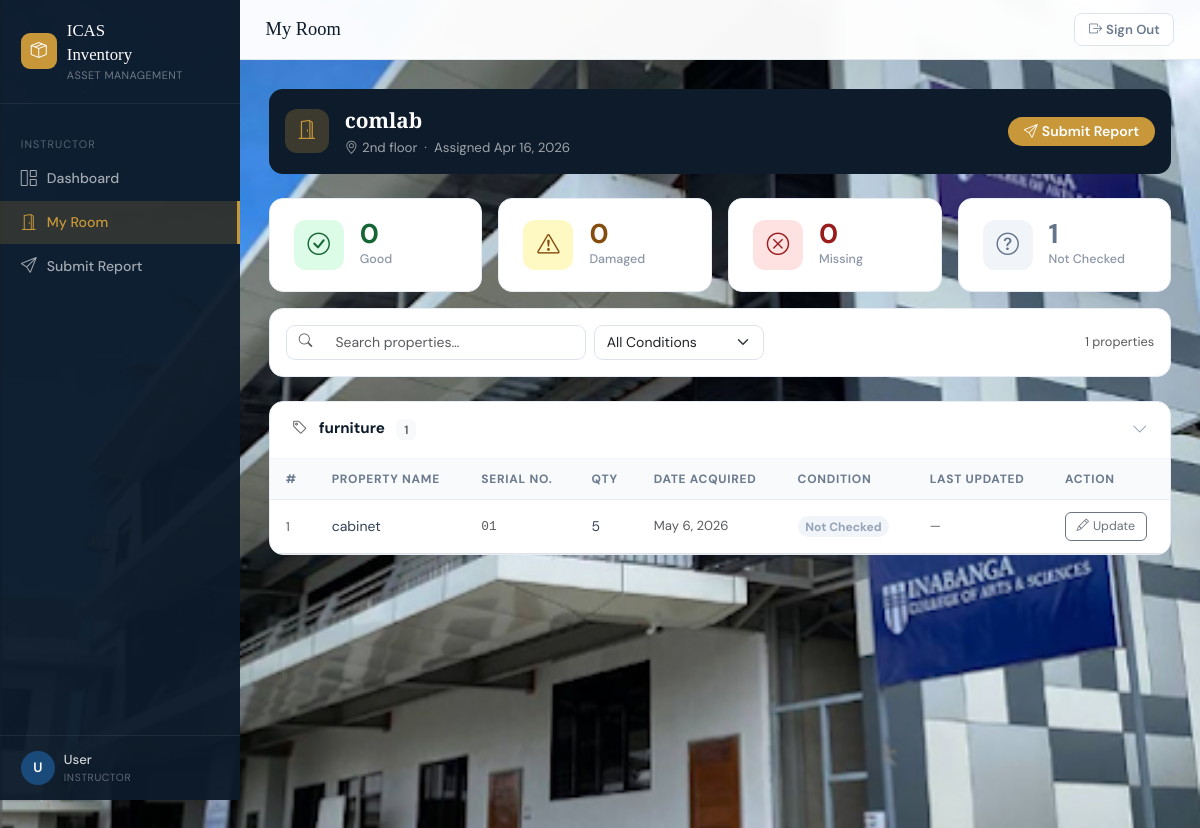
The page /instructor/my_room.php (signed in) on the database its author committed.
### tables this page shows
CREATE TABLE `room_assignments` (
  `id` int(11) NOT NULL,
  `instructor_id` int(11) NOT NULL,
  `room_id` int(11) NOT NULL,
  `assigned_date` date DEFAULT curdate()
);

CREATE TABLE `rooms` (
  `id` int(11) NOT NULL,
  `room_name` varchar(100) NOT NULL,
  `location` varchar(100) DEFAULT NULL,
  `description` text DEFAULT NULL
);

CREATE TABLE `properties` (
  `id` int(11) NOT NULL,
  `room_id` int(11) NOT NULL,
  `property_name` varchar(150) NOT NULL,
  `category` varchar(100) DEFAULT NULL,
  `serial_no` varchar(100) DEFAULT NULL,
  `quantity` int(11) DEFAULT 1,
  `date_acquired` date DEFAULT NULL,
  `remarks` text DEFAULT NULL
);

### instructor/my_room.php (the view, shortened to what this page needs)
<?php
require_once '../config/db.php';
$user = current_user();
$user_id = $user['id'];
$stmt = $pdo->prepare('
    SELECT ra.id AS assignment_id, r.id AS room_id,
           r.room_name, r.location, r.description, ra.assigned_date
    FROM room_assignments ra
    JOIN rooms r ON r.id = ra.room_id
    WHERE ra.instructor_id = ?
    ORDER BY ra.assigned_date DESC
    LIMIT 1
');
$stmt->execute([$user_id]);
$room = $stmt->fetch();
$properties = [];
if ($room) {
    $stmt = $pdo->prepare('
        SELECT
            p.*,
            pc.conditions   AS latest_condition,
            pc.notes       AS latest_notes,
            pc.reported_at AS latest_reported_at
        FROM properties p
        LEFT JOIN (
            SELECT pc1.*
            FROM property_conditions pc1
            INNER JOIN (
                SELECT property_id, MAX(reported_at) AS latest
                FROM property_conditions
                WHERE instructor_id = ?
                GROUP BY property_id
            ) newest ON pc1.property_id = newest.property_id
                     AND pc1.reported_at = newest.latest
            WHERE pc1.instructor_id = ?
        ) pc ON pc.property_id = p.id
        WHERE p.room_id = ?
        ORDER BY p.category, p.property_name
    ');
    $stmt->execute([$user_id, $user_id, $room['room_id']]);
    $properties = $stmt->fetchAll();
}
$by_category = [];
foreach ($properties as $prop) {
    $cat = $prop['category'] ?: 'Uncategorized';
    $by_category[$cat][] = $prop;
}
$count_good    = 0;
$count_damaged = 0;
$count_missing = 0;
$count_unset   = 0;
foreach ($properties as $p) {
    if     ($p['latest_condition'] === 'good')    $count_good++;
    elseif ($p['latest_condition'] === 'damaged') $count_damaged++;
    elseif ($p['latest_condition'] === 'missing') $count_missing++;
    else                                          $count_unset++;
}
require_once '../includes/header.php';
?>
<?php if (!$room): ?>
<div class="card-section text-center py-5">
    <i class="bi bi-building-slash" style="font-size:3rem;color:#d0d7e3;display:block;margin-bottom:1rem"></i>
    <h4 class="fw-bold" style="color:var(--brand-navy)">No Room Assigned</h4>
    <p class="text-muted mb-0">You have not been assigned to a room yet.<br>Please contact an administrator.</p>
</div>
<?php else: ?>
<div class="card-section mb-4" style="background:var(--brand-navy);color:#fff;border:none">
    <div class="p-3 d-flex align-items-center justify-content-between flex-wrap gap-3">
        <div class="d-flex align-items-center gap-3">
            <div style="width:44px;height:44px;background:rgba(200,151,58,.25);border-radius:12px;display:flex;align-items:center;justify-content:center;font-size:1.2rem;flex-shrink:0">
                <i class="bi bi-door-open" style="color:var(--brand-gold)"></i>
            </div>
            <div>
                <div style="font-family:'Playfair Display',serif;font-size:1.3rem;font-weight:700">
                    <?= htmlspecialchars($room['room_name']) ?>
                </div>
                <div style="font-size:.83rem;opacity:.6;margin-top:2px">
                    <?php if ($room['location']): ?>
                        <i class="bi bi-geo-alt me-1"></i><?= htmlspecialchars($room['location']) ?> &nbsp;·&nbsp;
                    <?php endif; ?>
                    Assigned <?= date('M j, Y', strtotime($room['assigned_date'])) ?>
                </div>
            </div>
        </div>
        <a href="submit_report.php" class="btn btn-sm rounded-pill px-3" style="background:var(--brand-gold);color:#fff;font-weight:600;border:none">
            <i class="bi bi-send me-1"></i>Submit Report
        </a>
    </div>
</div>
<div class="row g-3 mb-3">
    <?php
    $summaries = [
        ['label' => 'Good',        'count' => $count_good,    'icon' => 'check-circle',        'bg' => '#dcfce7', 'color' => '#166534'],
        ['label' => 'Damaged',     'count' => $count_damaged, 'icon' => 'exclamation-triangle', 'bg' => '#fef9c3', 'color' => '#854d0e'],
        ['label' => 'Missing',     'count' => $count_missing, 'icon' => 'x-circle',            'bg' => '#fee2e2', 'color' => '#991b1b'],
        ['label' => 'Not Checked', 'count' => $count_unset,   'icon' => 'question-circle',     'bg' => '#f1f5f9', 'color' => '#64748b'],
    ];
    foreach ($summaries as $s):
    ?>
        <div class="col-6 col-md-3">
            <div class="stat-card">
                <div class="stat-icon" style="background:<?= $s['bg'] ?>">
                    <i class="bi bi-<?= $s['icon'] ?>" style="color:<?= $s['color'] ?>"></i>
                </div>
                <div>
                    <div class="stat-value" style="color:<?= $s['color'] ?>"><?= $s['count'] ?></div>
                    <div class="stat-label"><?= $s['label'] ?></div>
                </div>
            </div>
        </div>
    <?php endforeach; ?>
</div>
<div class="card-section mb-4">
    <div class="p-3 d-flex align-items-center gap-2 flex-wrap">
        <div class="input-group" style="max-width:300px">
            <span class="input-group-text bg-white border-end-0" style="border-radius:9px 0 0 9px;border-color:#dde3ed">
                <i class="bi bi-search text-muted" style="font-size:.85rem"></i>
            </span>
            <input type="text" id="searchInput" class="form-control border-start-0"
                   placeholder="Search properties…"
                   style="border-radius:0 9px 9px 0;border-color:#dde3ed;font-size:.875rem"
                   oninput="filterTable()">
        </div>
        <select id="conditionFilter" class="form-select" style="max-width:170px;font-size:.875rem;border-radius:9px;border-color:#dde3ed" onchange="filterTable()">
            <option value="">All Conditions</option>
        </select>
        <div class="ms-auto text-muted" style="font-size:.8rem" id="countLabel">
            <?= count($properties) ?> properties
        </div>
    </div>
</div>
<?php if (empty($properties)): ?>
    <div class="card-section">
        <div class="empty-state">
            <i class="bi bi-archive"></i>
            <p>No properties found in this room.<br>Please contact an administrator to add items.</p>
        </div>
    </div>
<?php else: ?>
    <?php foreach ($by_category as $category => $items): ?>
        <div class="card-section mb-3 category-block">
            <div class="card-section-header" style="cursor:pointer" onclick="toggleCategory(this)">
                <h3 class="card-section-title">
                    <i class="bi bi-tag me-2 text-muted"></i>
                    <?= htmlspecialchars($category) ?>
                    <span class="badge bg-light text-muted ms-2" style="font-size:.75rem;font-weight:600"><?= count($items) ?></span>
                </h3>
                <i class="bi bi-chevron-down toggle-chevron" style="color:#94a3b8;transition:transform .2s"></i>
            </div>
            <div class="table-responsive category-body">
                <table class="table table-hover" id="propTable">
                    <thead>
                        <tr>
                            <th>#</th>
                            <th>Property Name</th>
                            <th>Serial No.</th>
                            <th>Qty</th>
                            <th>Date Acquired</th>
                            <th>Condition</th>
                            <th>Last Updated</th>
                            <th>Action</th>
                        </tr>
                    </thead>
                    <tbody>
                        <?php foreach ($items as $i => $prop): ?>
                            <?php
                            $cond = $prop['latest_condition'];
                            $badgeMap = [
                                'good'    => ['cls' => 'badge-good',    'label' => 'Good'],
                                'damaged' => ['cls' => 'badge-damaged', 'label' => 'Damaged'],
                                'missing' => ['cls' => 'badge-missing', 'label' => 'Missing'],
                            ];
                            $badge = $badgeMap[$cond] ?? null;
                            ?>
                            <tr class="prop-row"
                                data-name="<?= strtolower(htmlspecialchars($prop['property_name'])) ?>"
                                data-condition="<?= $cond ?? 'unchecked' ?>">
                                <td class="text-muted" style="font-size:.8rem"><?= $i + 1 ?></td>
                                <td class="fw-500"><?= htmlspecialchars($prop['property_name']) ?></td>
                                <td class="text-muted font-monospace" style="font-size:.8rem">
                                    <?= $prop['serial_no'] ? htmlspecialchars($prop['serial_no']) : '—' ?>
                                </td>
                                <td><?= (int) $prop['quantity'] ?></td>
                                <td class="text-muted" style="font-size:.82rem">
                                    <?= $prop['date_acquired'] ? date('M j, Y', strtotime($prop['date_acquired'])) : '—' ?>
                                </td>
                                <td>
                                    <?php if ($badge): ?>
                                        <span class="badge rounded-pill <?= $badge['cls'] ?>" style="font-size:.75rem">
                                            <?= $badge['label'] ?>
                                        </span>
                                    <?php else: ?>
                                        <span class="badge rounded-pill" style="background:#f1f5f9;color:#94a3b8;font-size:.75rem">Not Checked</span>
                                    <?php endif; ?>
                                </td>
                                <td class="text-muted" style="font-size:.79rem;white-space:nowrap">
                                    <?= $prop['latest_reported_at'] ? date('M j, Y', strtotime($prop['latest_reported_at'])) : '—' ?>
                                </td>
                                <td>
                                    <button class="btn btn-sm btn-outline-secondary rounded-2"
                                            style="font-size:.78rem;padding:.25rem .65rem"
                                            onclick="openConditionModal(<?= $prop['id'] ?>, '<?= htmlspecialchars(addslashes($prop['property_name'])) ?>', '<?= $cond ?? '' ?>', '<?= htmlspecialchars(addslashes($prop['latest_notes'] ?? '')) ?>')">
                                        <i class="bi bi-pencil me-1"></i>Update
                                    </button>
                                </td>
                            </tr>
                        <?php endforeach; ?>
                    </tbody>
                </table>
            </div>
        </div>
    <?php endforeach; ?>
<?php endif;  ?>
<?php endif;  ?>
<?php require_once '../includes/footer.php'; ?>

### includes/header.php (style rules this page uses)
:root { --brand-navy: #0d1b2a; --brand-blue: #1a4a7a; --brand-gold: #c8973a; --sidebar-w: 240px; --topbar-h: 60px; }
body { font-family: 'DM Sans', sans-serif; min-height: 100vh; background-image: url('../assets/images/icas_school_background.jpg'); background-size: cover; background-position: center center; background-repeat: no-repeat; background-attachment: fixed; }
.stat-card { background: #fff; border-radius: 14px; padding: 1.3rem 1.5rem; border: 1px solid #e8edf5; display: flex; align-items: center; gap: 1rem; }
.stat-icon { width: 50px; height: 50px; border-radius: 12px; display: flex; align-items: center; justify-content: center; font-size: 1.4rem; flex-shrink: 0; }
.stat-value { font-size: 1.7rem; font-weight: 700; color: var(--brand-navy); line-height: 1; }
.stat-label { font-size: .78rem; color: #8a95a5; margin-top: 3px; font-weight: 500; }
.card-section { background: #fff; border-radius: 14px; border: 1px solid #e8edf5; overflow: hidden; }
.card-section-header { padding: 1rem 1.4rem; border-bottom: 1px solid #f0f4fa; display: flex; align-items: center; justify-content: space-between; }
.card-section-title { font-weight: 700; font-size: .95rem; color: var(--brand-navy); margin: 0; }
.table { margin: 0; font-size: .875rem; }
.table thead th { background: #f8fafc; color: #6b7a8d; font-size: .75rem; font-weight: 700; letter-spacing: .06em; text-transform: uppercase; border-bottom: 1px solid #e8edf5; padding: .7rem 1rem; }
.table tbody td { padding: .75rem 1rem; vertical-align: middle; color: #334155; }

### rows shown on the page
room_assignments: room.room_name "comlab", room.location "2nd floor", assigned_date "Apr 16, 2026"
properties: property_name "cabinet", serial_no "01", quantity "5", date_acquired "May 6, 2026"

### other values the page prints
substr($user_name, 0, 1) "U"
$user_name "User"
$user_role "INSTRUCTOR"
$page_title "My Room"
$s['count'] "0"
$s['label'] "Good"
$s['label'] "Damaged"
$s['label'] "Missing"
$s['count'] "1"
$s['label'] "Not Checked"
count($properties) "1"
$category "furniture"
count($items) "1"
